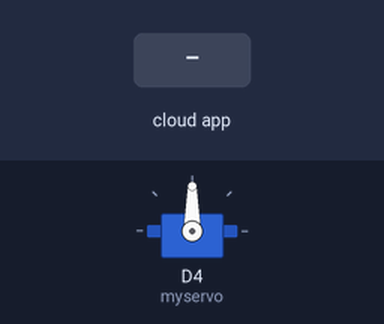
This sketch was run on a simulated ESP8266 (Wemos D1 mini). On the bench: servo. The inputs (shaded band) are chosen by the test bench. WiFi joins after 1.5 s; servers stay silent unless stated; what the sketch prints to the serial monitor is not drawn.

Above: at 2.7 s.
2.8 s: the phone or cloud app sets finger to 1
At 3.6 s:
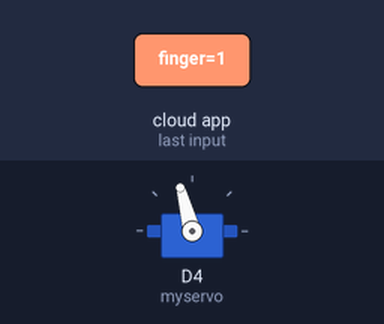
At 4.7 s:
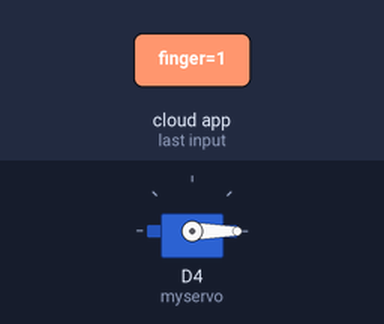
5.3 s: the phone or cloud app sets finger to 0
At 5.8 s:
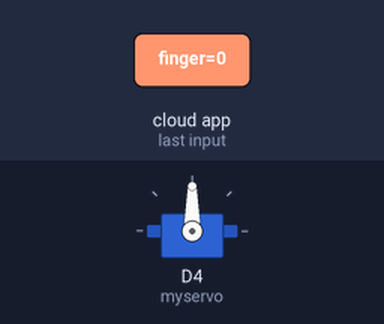
Timing chart, 0 to 8.3 s (numbered marks = the images above; inputs shaded):
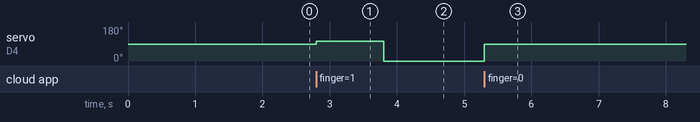

Measured:
- after the input at 2.8 s, servo on D4 (myservo): 90° → 105° at once, → 0° 1.0 s later
- after the input at 5.3 s, servo on D4 (myservo): 0° → 90° at once

The sketch:

alexa_controlled_finger.ino
```cpp
/**********************************************************************************
* This example code is to support the project at https://www.iliketomakestuff.com/make-an-alexa-controlled-finger/
* project by Bob Clagett @ I Like To Make Stuff
* http://www.iliketomakestuff.com/

*This example code is built from the library and example code below and is provided WITH NO SUPPORT

* Home Automation with Alexa and NodeMCU
* WeMos smart devices emulation using FAUXMOESP Library
*
* Code based on the great open source lib & example code at:
* http://tinkerman.cat/emulate-wemo-device-esp8266/
* which is based off of the Python example code by:
* https://github.com/makermusings/fauxmo
*
* Also, thanks to Sid for Sid's E Classroom
* https://www.youtube.com/c/SidsEClassroom
*
* fauxmoESP is a library for ESP8266-based devices that emulates a Belkin WeMo device
* and thus allows you to control them using this protocol, in particular from
* Alexa-powered devices like the Amazon Echo or the Dot.
*
*  To activate a device or a gropu of devices, you should use voice commands, like:
*  "Computer (or Alexa), turn on Light1" or "..., turn off Light1"
*  "Computer (or Alexa), turn on Living Room" or "..., turn off Living Room"
*  "Computer (or Alexa), turn on All Devices" or "..., turn off All Devices"
*
*  Based on code developed by Marcelo Rovai on 19Aug17
*  Visit his blog: https://MJRoBot.org
  *********************************************************************************/
#include <Arduino.h>
#include <ESP8266WiFi.h>
#include "fauxmoESP.h"
#include <Servo.h>

/* Network credentials */
#define WIFI_SSID "$$$$$$"
#define WIFI_PASS "$$$$$$"

#define SERIAL_BAUDRATE 115200  //this is important to set in the Arduino IDE
bool resetMe=false;
int beginVal=0;

/* Belkin WeMo emulation */
fauxmoESP fauxmo;
Servo myservo;  // create servo object to control a servo

void setup()
{
   Serial.begin(SERIAL_BAUDRATE);
   //setup and wifi connection
   wifiSetup();
    pinMode(D4, OUTPUT);
    myservo.attach(2);
    beginVal = myservo.read();
   // Device Names for Simulated Wemo switches
   fauxmo.addDevice("finger");
   fauxmo.onMessage(callback);
}

void loop()
{
  if(resetMe){
    delay(1000);
    Serial.println("reset the servo");
    myservo.write(0);
    resetMe=false;
  }
  fauxmo.handle();
}

/* ---------------------------------------------------------------------------
 Device Callback
 ----------------------------------------------------------------------------*/
void callback(uint8_t device_id, const char * device_name, bool state)
{
  Serial.print("Device "); Serial.print(device_name);
  Serial.print(" state: ");
  if (state)
  {
    Serial.println("ON");
  }
  else
  {
    Serial.println("OFF");
  }

  //Switching action on detection of device name, useful for adding
  //multiple "devices" to a single ESP unit.

  if ( (strcmp(device_name, "finger") == 0) )
  {
    if (state)
    {
      int newVal = beginVal+15;
      myservo.write(newVal);
      resetMe=true;
      Serial.println("ok");
    } else{
      myservo.write(beginVal);
    }

  }

}

void moveServo(int val){
  Serial.println("moveServo");
    //if you need to scale from a potentiometer to use it with the servo (value between 0 and 180)
    //val = map(val, 0, 1023, 0, 180);
    myservo.write(val);
}

/* -----------------------------------------------------------------------------
 Wifi Setup
 -----------------------------------------------------------------------------*/
void wifiSetup()
{
   // Set WIFI module to STA mode
   WiFi.mode(WIFI_STA);

   // Connect
   Serial.println ();
   Serial.printf("[WIFI] Connecting to %s ", WIFI_SSID);
   Serial.println();
   WiFi.begin(WIFI_SSID, WIFI_PASS);

   // Wait
   while (WiFi.status() != WL_CONNECTED)
   {
      Serial.print(".");
      delay(100);
   }
   Serial.print(" ==> CONNECTED!" );
   Serial.println();

   // Connected!
   Serial.printf("[WIFI] STATION Mode, SSID: %s, IP address: %s\n", WiFi.SSID().c_str(), WiFi.localIP().toString().c_str());
   Serial.println();
}
```
